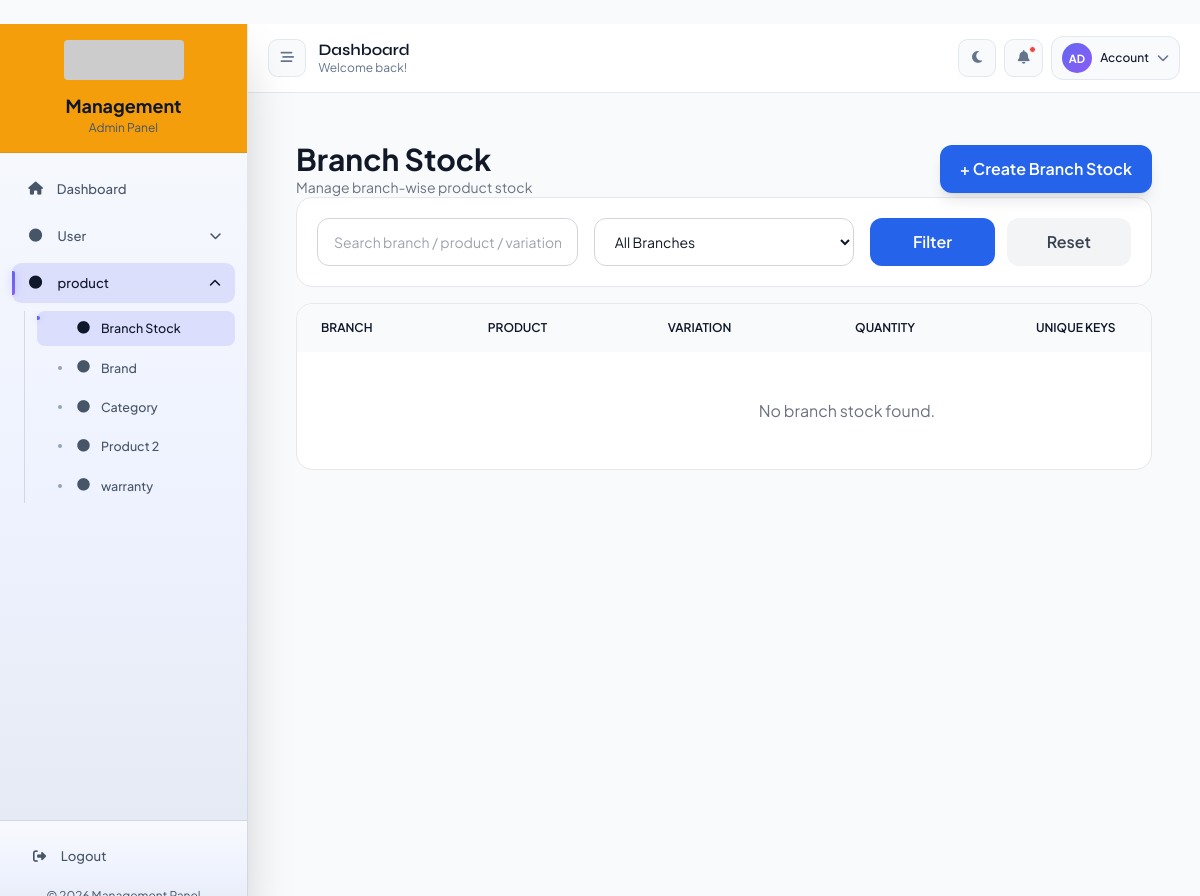
Page /product/branch-stocks/ (signed in) on the earlier database version.
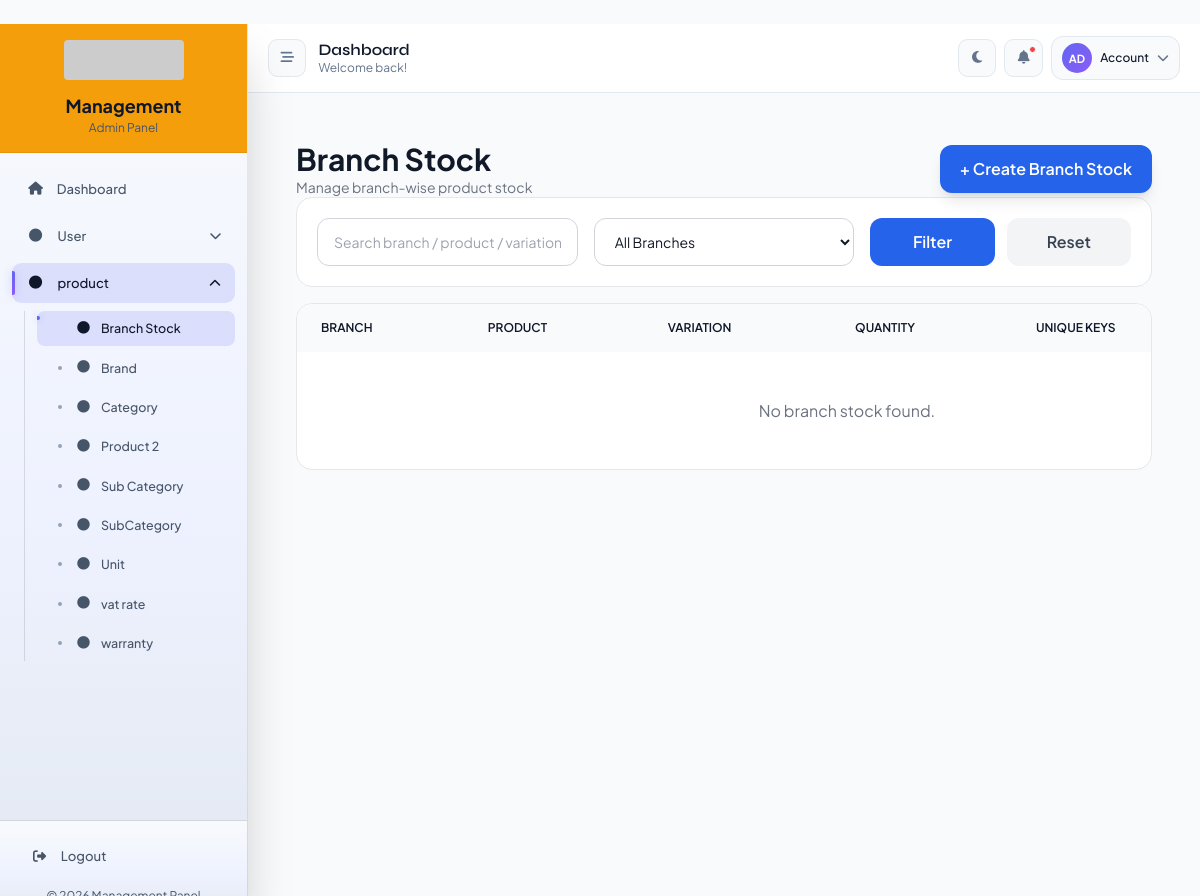
Same page on the later database version.
### user/models.py (models this page shows, shortened)
class Menu(Common):
    name = models.CharField(max_length=100, verbose_name="Menu Name")
    icon = models.CharField(
        max_length=50,
        default="fas fa-circle",
        verbose_name="Font Awesome Icon",
        help_text="e.g. fas fa-users",
    )
    url = models.CharField(
        max_length=255,
        verbose_name="URL or URL Name",
        help_text="Example: user:user_list or /user/users/",
    )
    order = models.IntegerField(default=0, verbose_name="Display Order")
    is_active = models.BooleanField(default=True, verbose_name="Active")
    description = models.TextField(blank=True, null=True, verbose_name="Description")
    parent = models.ForeignKey(
        "self",
        null=True,
        blank=True,
        on_delete=models.CASCADE,
        related_name="submenus",
        verbose_name="Parent Menu",
    )
    permissions = models.ManyToManyField(
        Permission,
        blank=True,
        related_name="sidebar_menus",
        verbose_name="Required permissions",
        help_text="Leave empty if every authenticated user with this menu can open it.",
    )
    history = HistoricalRecords()
    class Meta:
        ordering = ["order", "name"]
        unique_together = [["name", "parent"]]
        verbose_name = "Menu"
        verbose_name_plural = "Menus"
    def get_resolved_url(self):
        raw = (self.url or "").strip()
        if not raw:
            return ""
        if raw.startswith("/"):
            return raw
        try:
            return reverse(raw)
        except NoReverseMatch:
            return ""
    def user_can_access(self, user):
        if not self.is_active:
            return False
        if not user.is_authenticated:
            return False
        if getattr(user, "is_superuser", False) or getattr(user, "is_admin", False):
            return True
        needed = [
            f"{app}.{code}"
            for app, code in self.permissions.values_list(
                "content_type__app_label",
                "codename",
            )
        ]
        if not needed:
            return True
        return any(user.has_perm(perm) for perm in needed)

### product/views.py (the view)
# urls.py: path("branch-stocks/", BranchStockListView.as_view(), name="branch_stock_list"),
class BranchStockListView(LoginRequiredMixin, HtmxListMixin, ListView):
    model = BranchProductStock
    template_name = "products/branch_stock_list.html"
    partial_template_name = "products/partials/branch_stock_list_content.html"
    context_object_name = "stocks"
    paginate_by = 20
    def get_queryset(self):
        qs = BranchProductStock.objects.select_related(
            "stock_branch",
            "product_name",
            "product_variation",
        ).prefetch_related("unickkey").order_by("-id")
        scope = get_user_scope(self.request.user)
        allowed_branch_ids = list(scope["branches"].values_list("id", flat=True))
        if not is_global_user(self.request.user):
            if allowed_branch_ids:
                qs = qs.filter(stock_branch_id__in=allowed_branch_ids)
            else:
                qs = qs.none()
        search = self.request.GET.get("search", "").strip()
        branch_id = self.request.GET.get("branch", "").strip()
        if search:
            qs = qs.filter(
                Q(stock_branch__name__icontains=search) |
                Q(product_name__name__icontains=search) |
                Q(product_variation__name__icontains=search)
            )
        if branch_id:
            qs = qs.filter(stock_branch_id=branch_id)
        return qs.distinct()
    def get_context_data(self, **kwargs):
        context = super().get_context_data(**kwargs)
        context["branches"] = get_user_scope(self.request.user)["branches"].order_by("name")
        context["selected_search"] = self.request.GET.get("search", "").strip()
        context["selected_branch"] = self.request.GET.get("branch", "").strip()
        return context

### product/views.py (called while the page is built)
    def get_template_names(self):
        if self.request.headers.get("HX-Request") == "true" and self.partial_template_name:
            return [self.partial_template_name]
        return [self.template_name]

### user/context_processors.py (called while the page is built)
def sidebar_menu_context(request):
    return {
        "sidebar_menus": get_sidebar_menus_for_user(request.user)
    }

### user/models.py (called while the page is built)
    def get_all_permissions(self, obj=None):
        if self.is_admin or self.is_superuser:
            permissions = Permission.objects.values_list("content_type__app_label", "codename")
            return {f"{ct}.{name}" for ct, name in permissions}
        permissions = set()
        for role in self.roles.all():
            permissions.update(
                role.permissions.values_list("content_type__app_label", "codename")
            )
            for menu in role.menu.all():
                permissions.update(
                    menu.permissions.values_list("content_type__app_label", "codename")
                )
        return {f"{ct}.{name}" for ct, name in permissions}

    def has_perm(self, perm, obj=None):
        if self.is_admin or self.is_superuser:
            return True
        return perm in self.get_all_permissions()

### templates/products/branch_stock_list.html
{% extends "base.html" %}
{% block app_prefix %}/product{% endblock %}
{% block content %}
    {% include "products/partials/branch_stock_list_content.html" %}
{% endblock %}

### templates/common/sidebar.html (shortened to what the changed rows need)
{% load static %}
<aside id="sidebar"
    class="fixed md:relative inset-y-0 left-0 z-50 flex h-screen flex-col transform -translate-x-full md:translate-x-0 shadow-2xl transition-all duration-300 sidebar-open">
    <div class="top-logo-area p-4 relative z-10 border-b">
        <div class="logo-wrap flex flex-col items-center gap-3">
            <div class="text-center">
                <h1 class="brand-title text-lg font-bold">Management</h1>
            </div>
        </div>
    </div>
        <nav id="sidebarNav"
            class="sidebar-nav flex-1 overflow-y-auto px-3 py-4 space-y-2">
        {% for item in sidebar_menus %}
            {% with menu=item.menu children=item.children menu_url=menu.get_resolved_url %}
                {% if children %}
                    <div class="sidebar-group" data-dropdown>
                        <button type="button"
                                class="dropdown-trigger menu-item w-full flex items-center justify-between gap-3 px-4 py-3 rounded-xl text-sm font-medium transition-all duration-200 text-left relative">
                            <div class="flex items-center gap-3 min-w-0">
                                {% if menu.icon %}
                                    <i class="{{ menu.icon }} main-icon w-5 text-center shrink-0"></i>
                                {% else %}
                                    <i class="fas fa-circle main-icon w-5 text-center text-xs shrink-0"></i>
                                {% endif %}
                                <span class="sidebar-text truncate">{{ menu.name }}</span>
                            </div>
                            <i class="chevron sidebar-chevron fas fa-chevron-down text-xs transition-transform duration-300 shrink-0"></i>
                        </button>
                        <div class="dropdown-menu sidebar-submenu hidden mt-2 ml-3 space-y-1 pl-3">
                            {% for child in children %}
                                {% with child_url=child.get_resolved_url %}
                                    {% if child_url %}
                                        <a href="{{ child_url }}"
                                           data-href="{{ child_url }}"
                                           class="sidebar-child-link flex items-center gap-3 px-4 py-2.5 rounded-lg text-sm transition-all duration-200 {% if request.path == child_url %}active{% endif %}">
                                            {% if child.icon %}
                                                <i class="{{ child.icon }} w-4 text-center shrink-0"></i>
                                            {% else %}
                                                <i class="fas fa-angle-right w-4 text-center shrink-0"></i>
                                            {% endif %}
                                            <span class="sidebar-text">{{ child.name }}</span>
                                        </a>
                                    {% endif %}
                                {% endwith %}
                            {% endfor %}
                        </div>
                    </div>
                {% endif %}
            {% endwith %}
        {% endfor %}
    </nav>
</aside>

Differences in the rows shown:
added Menu: name "Sub Category", shown under "product"
added Menu: name "SubCategory", shown under "product"
now on this page (row unchanged): Menu: name "Unit", shown under "product"
added Menu: name "vat rate", shown under "product"
